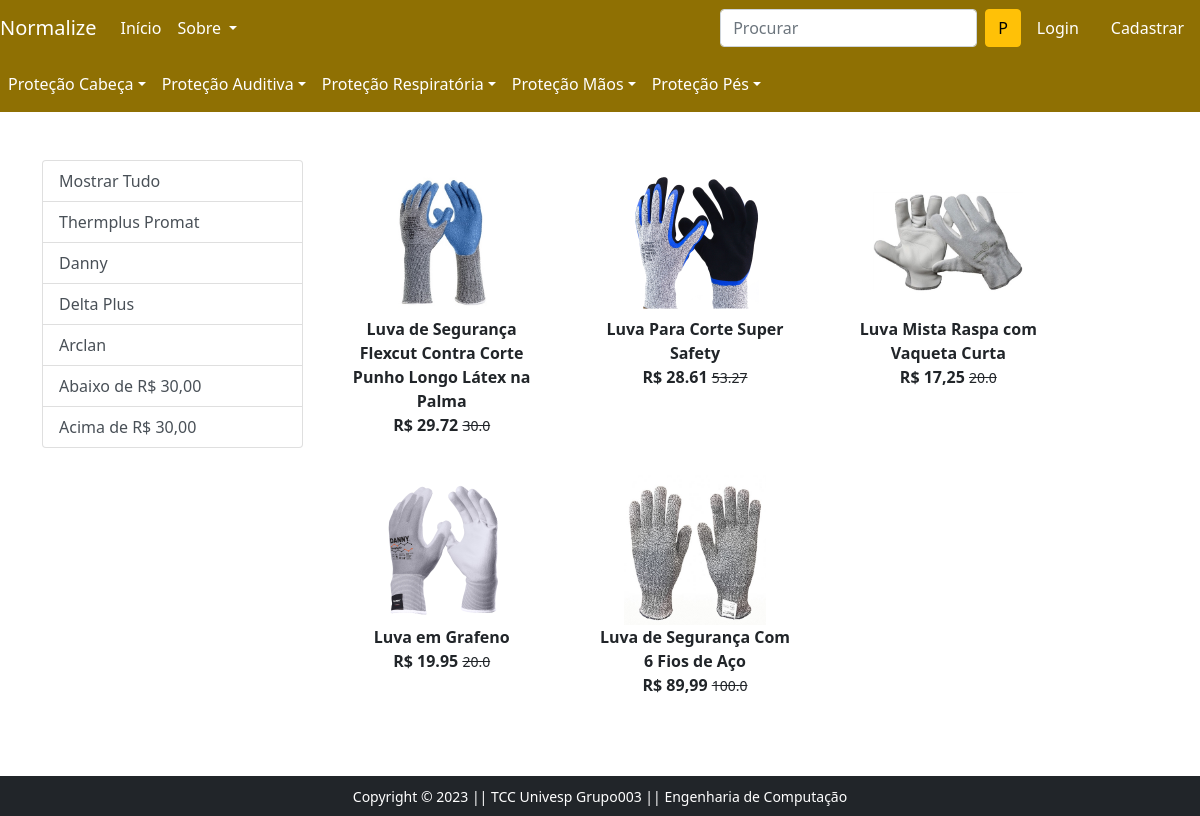
The page /luvaAntiCorte/ on the database its author committed.
### app/models.py (models this page shows, shortened)
class Product(models.Model):
    title = models.CharField(max_length=100)
    selling_price = models.FloatField()
    discounted_price = models.FloatField()
    description = models.TextField()
    brand = models.CharField(max_length=100)
    category = models.CharField(choices=CATEGORY_CHOICES,max_length=2)
    sub_category = models.TextField()
    product_image = models.ImageField(upload_to='productimg')

### app/views.py (the view)
# urls.py: path('luvaAntiCorte/', views.luvaAntiCorte, name='luvaAntiCorte'),
def luvaAntiCorte(request, data=None):
    if data == None:
        luvaAntiCorte = Product.objects.filter(category='PM').filter(sub_category='luva-anti-corte')
    elif data == 'ThermplusPromat' or data == 'Danny' or data == 'DeltaPlus' or data == 'Arclan':
        luvaAntiCorte = Product.objects.filter(category='PM').filter(brand=data).filter(sub_category='luva-anti-corte')
    elif data == 'abaixo':
        luvaAntiCorte = Product.objects.filter(category='PM').filter(sub_category='luva-anti-corte').filter(discounted_price__lt=30)
    elif data == 'acima':
        luvaAntiCorte = Product.objects.filter(category='PM').filter(sub_category='luva-anti-corte').filter(discounted_price__gt=30)
    return render(request, 'app/luvaAntiCorte.html',{'luvaAntiCorte':luvaAntiCorte})

### app/templates/app/luvaAntiCorte.html (shortened to what this page needs)
{% extends 'app/base.html' %}
{% load static %}
{% block main-content %}
<div class="container my-5">
 <div class="row">
  <div class="col-sm-3">
    <div class="list-group">
        <a href="{% url 'luvaAntiCorte' %}" class="list-group-item
        list-group-item-action" aria-current="true">Mostrar Tudo</a>
        <a href="{% url 'luvaAntiCortedata' 'ThermplusPromat' %}" class="list-group-item
        list-group-item-action" aria-current="true">Thermplus Promat</a>
        <a href="{% url 'luvaAntiCortedata' 'Danny' %}" class="list-group-item
        list-group-item-action" aria-current="true">Danny</a>
        <a href="{% url 'luvaAntiCortedata' 'DeltaPlus' %}" class="list-group-item
        list-group-item-action">Delta Plus</a>
        <a href="{% url 'luvaAntiCortedata' 'Arclan' %}" class="list-group-item
        list-group-item-action">Arclan</a>
        <a href="{% url 'luvaAntiCortedata' 'abaixo' %}" class="list-group-item
        list-group-item-action">Abaixo de R$ 30,00</a>
        <a href="{% url 'luvaAntiCortedata' 'acima' %}" class="list-group-item
        list-group-item-action">Acima de R$ 30,00</a>
    </div>
  </div>
  <div class="col-sm-8">
    <div class="row">
        {% for product in luvaAntiCorte %}
        <div class="col-sm-4 text-center mb-4">
            <a href="{% url 'product-detail' product.id %}" class="btn">
                <div class="item">
                    <img src="{{product.product_image.url}}" alt="" height="150" class="">
                    <div class="fw-bold">{{product.title}}</div>
                    <div class="fw-bold">R$ {{product.discounted_price}}
                    <small class="fw-light text-decoration-line-through">{{product.selling_price}}</small></div>
                </div>
            </a>
        </div>
        {% endfor %}
    </div>
  </div>
 </div>
</div>
{% endblock main-content %}

### rows shown on the page
Product: product_image (picture), title "Luva de Segurança Flexcut Contra Corte Punho Longo Látex na Palma", discounted_price "29.72", selling_price "30.0"
Product: product_image (picture), title "Luva Para Corte Super Safety", discounted_price "28.61", selling_price "53.27"
Product: product_image (picture), title "Luva Mista Raspa com Vaqueta Curta", discounted_price "17,25", selling_price "20.0"
Product: product_image (picture), title "Luva em Grafeno", discounted_price "19.95", selling_price "20.0"
Product: product_image (picture), title "Luva de Segurança Com 6 Fios de Aço", discounted_price "89,99", selling_price "100.0"
